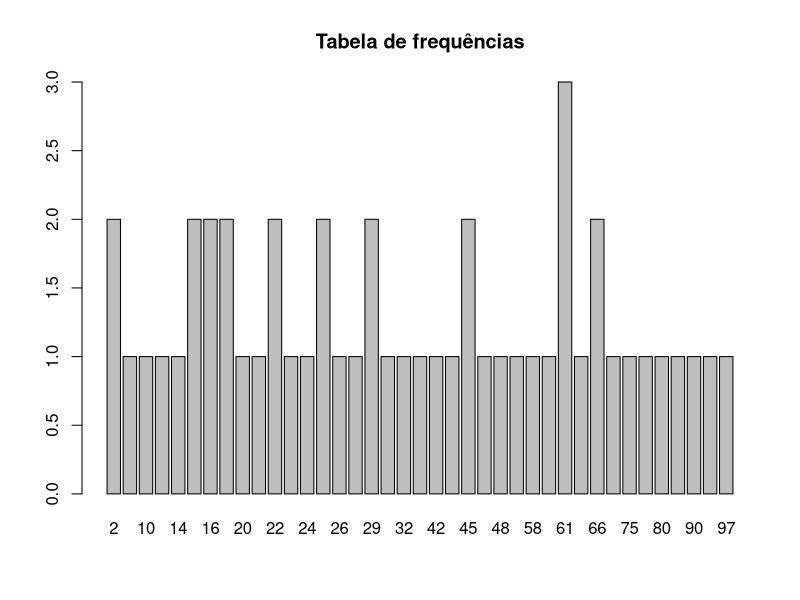
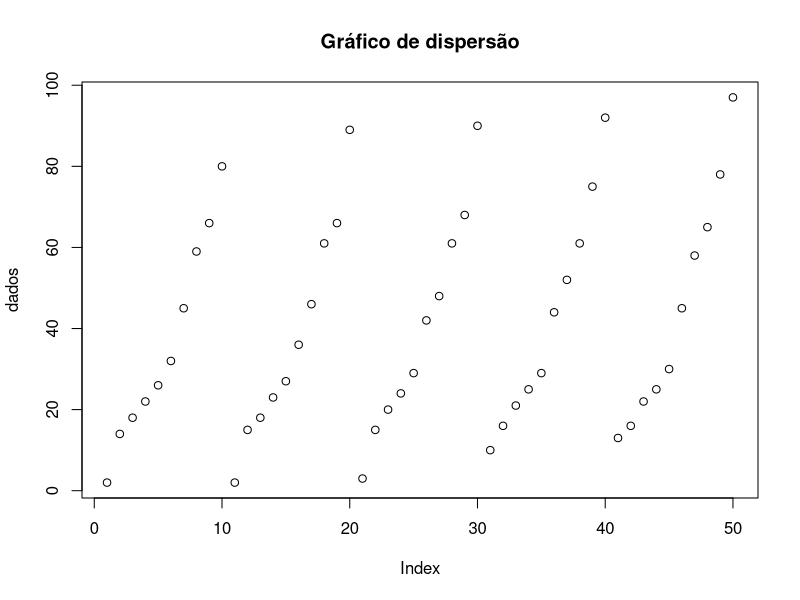

R code for these plots, in order:
# Criar um vetor com os dados
dados <- c(2, 14, 18, 22, 26, 32, 45, 59, 66, 80, 2, 15, 18, 23, 27, 36, 46, 61, 66, 89, 3, 15, 20, 24, 29, 42, 48, 61, 68, 90, 10, 16, 21, 25, 29, 44, 52, 61, 75, 92, 13, 16, 22, 25, 30, 45, 58, 65, 78, 97)

# Criar a tabela de frequências
tabela <- table(dados)

# Calcular a média
media <- mean(dados)

# Calcular a mediana
mediana <- median(dados)

# Calcular a moda
moda <- names(which.max(tabela))

# Calcular o desvio padrão
desvio_padrao <- sd(dados)

# Calcular a amplitude
amplitude <- max(dados) - min(dados)

# Calcular o coeficiente de variação
coeficiente_variancia <- (desvio_padrao/media) * 100

# Gerar o gráfico de barras da tabela de frequências
barplot(tabela, main="Tabela de frequências")

# Gerar o gráfico de dispersão
plot(dados, main="Gráfico de dispersão")

# Imprimir os resultados
print(tabela)
print(paste("Média:", media))
print(paste("Mediana:", mediana))
print(paste("Moda:", moda))
print(paste("Desvio padrão:", desvio_padrao))
print(paste("Amplitude:", amplitude))
print(paste("Coeficiente de variação:", coeficiente_variancia))
